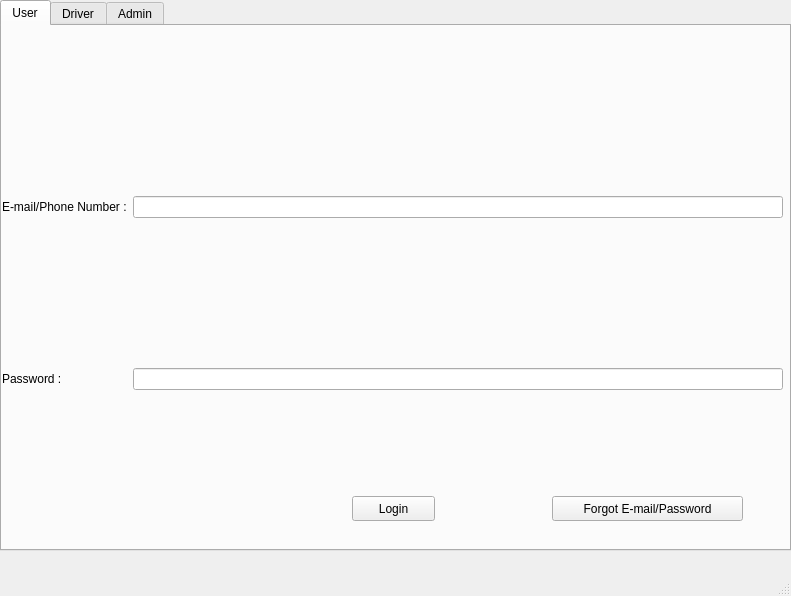
<?xml version="1.0" encoding="UTF-8"?>
<ui version="4.0">
 <class>MainWindow</class>
 <widget class="QMainWindow" name="MainWindow">
  <property name="geometry">
   <rect>
    <x>0</x>
    <y>0</y>
    <width>791</width>
    <height>596</height>
   </rect>
  </property>
  <property name="windowTitle">
   <string>MainWindow</string>
  </property>
  <widget class="QWidget" name="centralwidget">
   <widget class="QTabWidget" name="tabWidget">
    <property name="geometry">
     <rect>
      <x>0</x>
      <y>0</y>
      <width>791</width>
      <height>551</height>
     </rect>
    </property>
    <property name="currentIndex">
     <number>0</number>
    </property>
    <widget class="QWidget" name="tab">
     <attribute name="title">
      <string>User</string>
     </attribute>
     <widget class="QWidget" name="formLayoutWidget">
      <property name="geometry">
       <rect>
        <x>0</x>
        <y>20</y>
        <width>781</width>
        <height>411</height>
       </rect>
      </property>
      <layout class="QFormLayout" name="formLayout">
       <property name="verticalSpacing">
        <number>150</number>
       </property>
       <property name="topMargin">
        <number>150</number>
       </property>
       <property name="bottomMargin">
        <number>0</number>
       </property>
       <item row="0" column="0">
        <widget class="QLabel" name="label">
         <property name="text">
          <string>E-mail/Phone Number :</string>
         </property>
        </widget>
       </item>
       <item row="1" column="0">
        <widget class="QLabel" name="label_2">
         <property name="text">
          <string>Password :</string>
         </property>
        </widget>
       </item>
       <item row="0" column="1">
        <widget class="QLineEdit" name="lineEdit"/>
       </item>
       <item row="1" column="1">
        <widget class="QLineEdit" name="lineEdit_2">
         <property name="echoMode">
          <enum>QLineEdit::Password</enum>
         </property>
        </widget>
       </item>
      </layout>
     </widget>
     <widget class="QPushButton" name="pushButton">
      <property name="geometry">
       <rect>
        <x>350</x>
        <y>470</y>
        <width>83</width>
        <height>25</height>
       </rect>
      </property>
      <property name="text">
       <string>Login</string>
      </property>
     </widget>
     <widget class="QPushButton" name="pushButton_2">
      <property name="geometry">
       <rect>
        <x>550</x>
        <y>470</y>
        <width>191</width>
        <height>25</height>
       </rect>
      </property>
      <property name="text">
       <string>Forgot E-mail/Password</string>
      </property>
     </widget>
     <widget class="QLabel" name="label_10">
      <property name="geometry">
       <rect>
        <x>10</x>
        <y>0</y>
        <width>771</width>
        <height>161</height>
       </rect>
      </property>
      <property name="text">
       <string/>
      </property>
     </widget>
    </widget>
    <widget class="QWidget" name="tab_2">
     <attribute name="title">
      <string>Driver</string>
     </attribute>
     <widget class="QWidget" name="formLayoutWidget_2">
      <property name="geometry">
       <rect>
        <x>0</x>
        <y>17</y>
        <width>781</width>
        <height>518</height>
       </rect>
      </property>
      <layout class="QFormLayout" name="formLayout_2">
       <property name="horizontalSpacing">
        <number>0</number>
       </property>
       <property name="verticalSpacing">
        <number>150</number>
       </property>
       <property name="topMargin">
        <number>150</number>
       </property>
       <item row="0" column="0">
        <widget class="QLabel" name="label_3">
         <property name="text">
          <string>E-mail/Phone Number : </string>
         </property>
        </widget>
       </item>
       <item row="0" column="1">
        <widget class="QLineEdit" name="lineEdit_3"/>
       </item>
       <item row="1" column="0">
        <widget class="QLabel" name="label_4">
         <property name="text">
          <string>Password :</string>
         </property>
        </widget>
       </item>
       <item row="1" column="1">
        <widget class="QLineEdit" name="lineEdit_4">
         <property name="echoMode">
          <enum>QLineEdit::Password</enum>
         </property>
        </widget>
       </item>
      </layout>
     </widget>
     <widget class="QPushButton" name="pushButton_3">
      <property name="geometry">
       <rect>
        <x>350</x>
        <y>470</y>
        <width>83</width>
        <height>25</height>
       </rect>
      </property>
      <property name="text">
       <string>Login</string>
      </property>
     </widget>
     <widget class="QPushButton" name="pushButton_4">
      <property name="geometry">
       <rect>
        <x>550</x>
        <y>470</y>
        <width>191</width>
        <height>25</height>
       </rect>
      </property>
      <property name="text">
       <string>Forgot E-mail/Password</string>
      </property>
     </widget>
     <widget class="QLabel" name="label_9">
      <property name="geometry">
       <rect>
        <x>13</x>
        <y>0</y>
        <width>761</width>
        <height>131</height>
       </rect>
      </property>
      <property name="text">
       <string/>
      </property>
     </widget>
    </widget>
    <widget class="QWidget" name="tab_3">
     <attribute name="title">
      <string>Admin</string>
     </attribute>
     <widget class="QWidget" name="formLayoutWidget_3">
      <property name="geometry">
       <rect>
        <x>0</x>
        <y>10</y>
        <width>781</width>
        <height>421</height>
       </rect>
      </property>
      <layout class="QFormLayout" name="formLayout_3">
       <property name="horizontalSpacing">
        <number>0</number>
       </property>
       <property name="verticalSpacing">
        <number>100</number>
       </property>
       <property name="topMargin">
        <number>100</number>
       </property>
       <item row="0" column="0">
        <widget class="QLabel" name="label_5">
         <property name="text">
          <string>E-mail/Contact No:</string>
         </property>
        </widget>
       </item>
       <item row="1" column="0">
        <widget class="QLabel" name="label_6">
         <property name="text">
          <string>Employee No:</string>
         </property>
        </widget>
       </item>
       <item row="2" column="0">
        <widget class="QLabel" name="label_7">
         <property name="text">
          <string>Password:</string>
         </property>
        </widget>
       </item>
       <item row="0" column="1">
        <widget class="QLineEdit" name="lineEdit_5"/>
       </item>
       <item row="1" column="1">
        <widget class="QLineEdit" name="lineEdit_6"/>
       </item>
       <item row="2" column="1">
        <widget class="QLineEdit" name="lineEdit_7">
         <property name="echoMode">
          <enum>QLineEdit::Password</enum>
         </property>
        </widget>
       </item>
      </layout>
     </widget>
     <widget class="QPushButton" name="pushButton_5">
      <property name="geometry">
       <rect>
        <x>350</x>
        <y>470</y>
        <width>83</width>
        <height>25</height>
       </rect>
      </property>
      <property name="text">
       <string>Login</string>
      </property>
     </widget>
     <widget class="QLabel" name="label_8">
      <property name="geometry">
       <rect>
        <x>0</x>
        <y>0</y>
        <width>781</width>
        <height>101</height>
       </rect>
      </property>
      <property name="text">
       <string/>
      </property>
     </widget>
    </widget>
   </widget>
  </widget>
  <widget class="QMenuBar" name="menubar">
   <property name="geometry">
    <rect>
     <x>0</x>
     <y>0</y>
     <width>791</width>
     <height>22</height>
    </rect>
   </property>
  </widget>
  <widget class="QStatusBar" name="statusbar"/>
 </widget>
 <resources/>
 <connections/>
</ui>
